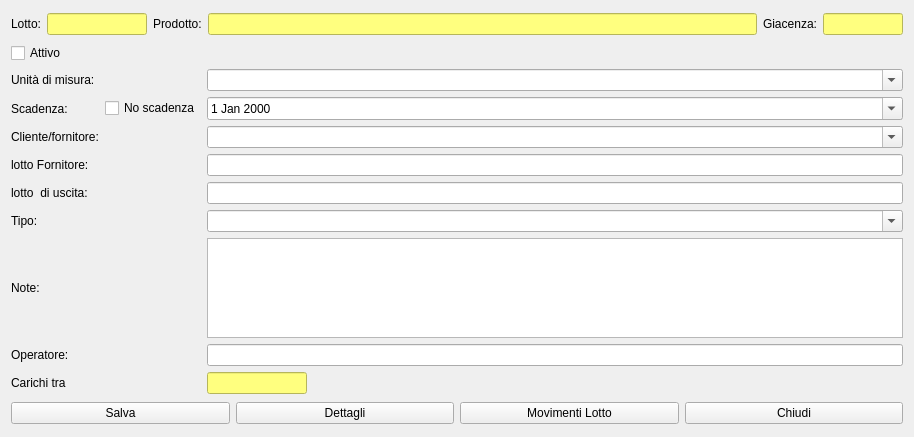
<?xml version="1.0" encoding="UTF-8"?>
<ui version="4.0">
 <class>HModifyLot</class>
 <widget class="QWidget" name="HModifyLot">
  <property name="windowModality">
   <enum>Qt::WindowModal</enum>
  </property>
  <property name="geometry">
   <rect>
    <x>0</x>
    <y>0</y>
    <width>914</width>
    <height>437</height>
   </rect>
  </property>
  <property name="windowTitle">
   <string>Informazioni su lotto</string>
  </property>
  <property name="windowIcon">
   <iconset resource="icons.qrc">
    <normaloff>:/Resources/Wood-4-icon.png</normaloff>:/Resources/Wood-4-icon.png</iconset>
  </property>
  <layout class="QVBoxLayout" name="verticalLayout">
   <item>
    <layout class="QGridLayout" name="gridLayout">
     <item row="0" column="6">
      <widget class="QLineEdit" name="leGiac">
       <property name="maximumSize">
        <size>
         <width>80</width>
         <height>16777215</height>
        </size>
       </property>
       <property name="styleSheet">
        <string notr="true">background-color: rgb(255, 255, 127);</string>
       </property>
       <property name="readOnly">
        <bool>true</bool>
       </property>
      </widget>
     </item>
     <item row="0" column="4">
      <widget class="QLineEdit" name="leProd">
       <property name="maximumSize">
        <size>
         <width>16777215</width>
         <height>16777215</height>
        </size>
       </property>
       <property name="styleSheet">
        <string notr="true">background-color: rgb(255, 255, 127);</string>
       </property>
       <property name="readOnly">
        <bool>true</bool>
       </property>
      </widget>
     </item>
     <item row="0" column="1">
      <widget class="QLineEdit" name="leLot">
       <property name="maximumSize">
        <size>
         <width>100</width>
         <height>16777215</height>
        </size>
       </property>
       <property name="styleSheet">
        <string notr="true">background-color: rgb(255, 255, 127);</string>
       </property>
       <property name="readOnly">
        <bool>true</bool>
       </property>
      </widget>
     </item>
     <item row="0" column="5">
      <widget class="QLabel" name="label_5">
       <property name="maximumSize">
        <size>
         <width>60</width>
         <height>16777215</height>
        </size>
       </property>
       <property name="text">
        <string>Giacenza:</string>
       </property>
      </widget>
     </item>
     <item row="0" column="3">
      <widget class="QLabel" name="label_3">
       <property name="maximumSize">
        <size>
         <width>50</width>
         <height>16777215</height>
        </size>
       </property>
       <property name="text">
        <string>Prodotto:</string>
       </property>
      </widget>
     </item>
     <item row="0" column="0">
      <widget class="QLabel" name="label">
       <property name="maximumSize">
        <size>
         <width>40</width>
         <height>16777215</height>
        </size>
       </property>
       <property name="text">
        <string>Lotto:</string>
       </property>
      </widget>
     </item>
    </layout>
   </item>
   <item>
    <layout class="QGridLayout" name="gridLayout_2">
     <item row="0" column="0">
      <widget class="QCheckBox" name="cbAttivo">
       <property name="text">
        <string>Attivo</string>
       </property>
      </widget>
     </item>
     <item row="4" column="0">
      <widget class="QLabel" name="label_6">
       <property name="text">
        <string>Cliente/fornitore:</string>
       </property>
      </widget>
     </item>
     <item row="2" column="0">
      <widget class="QLabel" name="label_4">
       <property name="text">
        <string>Scadenza:</string>
       </property>
      </widget>
     </item>
     <item row="5" column="2">
      <widget class="QLineEdit" name="leLotFornitore"/>
     </item>
     <item row="9" column="0">
      <widget class="QLabel" name="label_11">
       <property name="text">
        <string>Operatore:</string>
       </property>
      </widget>
     </item>
     <item row="5" column="0">
      <widget class="QLabel" name="label_7">
       <property name="text">
        <string>lotto Fornitore:</string>
       </property>
      </widget>
     </item>
     <item row="9" column="2">
      <widget class="QLineEdit" name="leOperatore"/>
     </item>
     <item row="2" column="1">
      <widget class="QCheckBox" name="cbScad">
       <property name="text">
        <string>No scadenza</string>
       </property>
      </widget>
     </item>
     <item row="4" column="2">
      <widget class="QComboBox" name="cbAnag">
       <property name="editable">
        <bool>true</bool>
       </property>
       <property name="insertPolicy">
        <enum>QComboBox::NoInsert</enum>
       </property>
      </widget>
     </item>
     <item row="7" column="0">
      <widget class="QLabel" name="label_9">
       <property name="text">
        <string>Tipo:</string>
       </property>
      </widget>
     </item>
     <item row="1" column="2">
      <widget class="QComboBox" name="cbUm">
       <property name="editable">
        <bool>true</bool>
       </property>
       <property name="insertPolicy">
        <enum>QComboBox::NoInsert</enum>
       </property>
      </widget>
     </item>
     <item row="2" column="2">
      <widget class="QDateEdit" name="deScad">
       <property name="calendarPopup">
        <bool>true</bool>
       </property>
      </widget>
     </item>
     <item row="1" column="0">
      <widget class="QLabel" name="label_2">
       <property name="text">
        <string>Unità di misura:</string>
       </property>
      </widget>
     </item>
     <item row="6" column="0">
      <widget class="QLabel" name="label_8">
       <property name="text">
        <string>lotto  di uscita:</string>
       </property>
      </widget>
     </item>
     <item row="6" column="2">
      <widget class="QLineEdit" name="leEan"/>
     </item>
     <item row="7" column="2">
      <widget class="QComboBox" name="cbtipo">
       <property name="editable">
        <bool>true</bool>
       </property>
       <property name="insertPolicy">
        <enum>QComboBox::NoInsert</enum>
       </property>
      </widget>
     </item>
     <item row="8" column="0">
      <widget class="QLabel" name="label_10">
       <property name="text">
        <string>Note:</string>
       </property>
      </widget>
     </item>
     <item row="8" column="2">
      <widget class="QPlainTextEdit" name="plainTextEdit">
       <property name="maximumSize">
        <size>
         <width>16777215</width>
         <height>100</height>
        </size>
       </property>
      </widget>
     </item>
     <item row="10" column="0">
      <widget class="QLabel" name="lbLoad">
       <property name="text">
        <string>Carichi tra</string>
       </property>
      </widget>
     </item>
     <item row="10" column="2">
      <widget class="QLineEdit" name="leLoad">
       <property name="maximumSize">
        <size>
         <width>100</width>
         <height>16777215</height>
        </size>
       </property>
       <property name="styleSheet">
        <string notr="true">background-color: rgb(255, 255, 127);</string>
       </property>
       <property name="readOnly">
        <bool>true</bool>
       </property>
      </widget>
     </item>
    </layout>
   </item>
   <item>
    <layout class="QHBoxLayout" name="horizontalLayout_2">
     <item>
      <widget class="QPushButton" name="pushButton">
       <property name="text">
        <string>Salva</string>
       </property>
       <property name="icon">
        <iconset resource="icons.qrc">
         <normaloff>:/Resources/save-icon.png</normaloff>:/Resources/save-icon.png</iconset>
       </property>
       <property name="iconSize">
        <size>
         <width>32</width>
         <height>32</height>
        </size>
       </property>
      </widget>
     </item>
     <item>
      <widget class="QPushButton" name="pbComposizione">
       <property name="text">
        <string>Dettagli</string>
       </property>
       <property name="icon">
        <iconset resource="icons.qrc">
         <normaloff>:/Resources/Bar-chart64.png</normaloff>:/Resources/Bar-chart64.png</iconset>
       </property>
       <property name="iconSize">
        <size>
         <width>32</width>
         <height>32</height>
        </size>
       </property>
      </widget>
     </item>
     <item>
      <widget class="QPushButton" name="pbLotOperations">
       <property name="text">
        <string>Movimenti Lotto</string>
       </property>
       <property name="icon">
        <iconset resource="icons.qrc">
         <normaloff>:/Resources/Wood-4-icon.png</normaloff>:/Resources/Wood-4-icon.png</iconset>
       </property>
       <property name="iconSize">
        <size>
         <width>32</width>
         <height>32</height>
        </size>
       </property>
      </widget>
     </item>
     <item>
      <widget class="QPushButton" name="pbClose">
       <property name="text">
        <string>Chiudi</string>
       </property>
       <property name="icon">
        <iconset resource="icons.qrc">
         <normaloff>:/Resources/Actions-window-close-icon.png</normaloff>:/Resources/Actions-window-close-icon.png</iconset>
       </property>
       <property name="iconSize">
        <size>
         <width>32</width>
         <height>32</height>
        </size>
       </property>
      </widget>
     </item>
    </layout>
   </item>
  </layout>
 </widget>
 <resources>
  <include location="icons.qrc"/>
 </resources>
 <connections/>
</ui>
